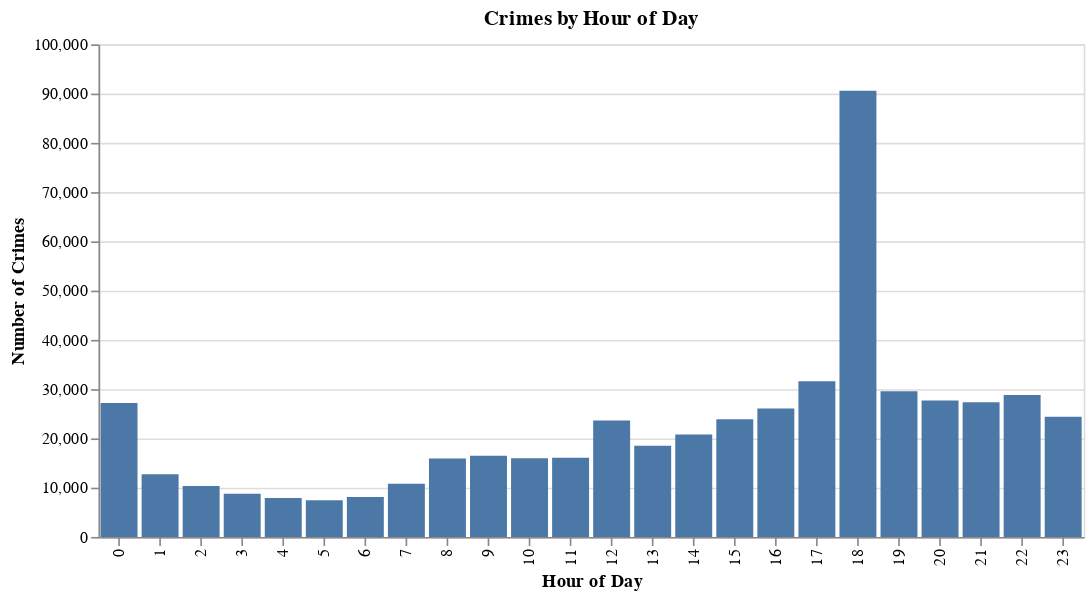

The notebook cell this image was saved under:
### Code cell
alt.Chart(df).mark_bar().encode(
    x=alt.X('HOUR:O', title='Hour of Day'),
    y=alt.Y('count()', title='Number of Crimes'),
).properties(
    title='Crimes by Hour of Day',
    width=600
)

### Figure 1 — Vega specification as saved in the notebook (floating-point values rounded to 4 significant figures)
{"$schema": "https://vega.github.io/schema/vega/v5.json", "data": [{"name": "source_0", "values": [{"HOUR": 16.0, "__count": 26085}, {"HOUR": 15.0, "__count": 23896}, {"HOUR": 11.0, "__count": 16055}, {"HOUR": 17.0, "__count": 31621}, {"HOUR": 20.0, "__count": 27707}, {"HOUR": 12.0, "__count": 23613}, {"HOUR": 4.0, "__count": 7912}, {"HOUR": 9.0, "__count": 16476}, {"HOUR": 18.0, "__count": 90557}, {"HOUR": 19.0, "__count": 29590}, {"HOUR": 1.0, "__count": 12721}, {"HOUR": 8.0, "__count": 15934}, {"HOUR": 2.0, "__count": 10337}, {"HOUR": 10.0, "__count": 15991}, {"HOUR": 6.0, "__count": 8101}, {"HOUR": 13.0, "__count": 18523}, {"HOUR": 23.0, "__count": 24389}, {"HOUR": 0.0, "__count": 27177}, {"HOUR": 14.0, "__count": 20794}, {"HOUR": 22.0, "__count": 28791}, {"HOUR": 21.0, "__count": 27361}, {"HOUR": 5.0, "__count": 7462}, {"HOUR": 7.0, "__count": 10802}, {"HOUR": 3.0, "__count": 8757}]}, {"name": "source_0_x_domain_HOUR", "values": [{"HOUR": 16.0}, {"HOUR": 15.0}, {"HOUR": 11.0}, {"HOUR": 17.0}, {"HOUR": 20.0}, {"HOUR": 12.0}, {"HOUR": 4.0}, {"HOUR": 9.0}, {"HOUR": 18.0}, {"HOUR": 19.0}, {"HOUR": 1.0}, {"HOUR": 8.0}, {"HOUR": 2.0}, {"HOUR": 10.0}, {"HOUR": 6.0}, {"HOUR": 13.0}, {"HOUR": 23.0}, {"HOUR": 0.0}, {"HOUR": 14.0}, {"HOUR": 22.0}, {"HOUR": 21.0}, {"HOUR": 5.0}, {"HOUR": 7.0}, {"HOUR": 3.0}]}, {"name": "source_0_y_domain___count", "values": [{"min": 7462, "max": 90557}]}], "marks": [{"type": "rect", "name": "marks", "from": {"data": "source_0"}, "encode": {"update": {"fill": {"value": "#4c78a8"}, "width": {"signal": "max(0.25, bandwidth('x'))"}, "y2": {"value": 0, "scale": "y"}, "y": {"field": "__count", "scale": "y"}, "x": {"field": "HOUR", "scale": "x"}}}, "style": ["bar"]}], "scales": [{"name": "x", "type": "band", "domain": {"data": "source_0_x_domain_HOUR", "field": "HOUR", "sort": true}, "range": [0, {"signal": "width"}], "paddingInner": 0.1, "paddingOuter": 0.05}, {"name": "y", "type": "linear", "domain": [{"signal": "(data(\"source_0_y_domain___count\")[0] || {}).min"}, {"signal": "(data(\"source_0_y_domain___count\")[0] || {}).max"}], "range": [{"signal": "height"}, 0], "zero": true, "nice": true}], "axes": [{"scale": "y", "grid": true, "aria": false, "labels": false, "maxExtent": 0, "minExtent": 0, "ticks": false, "domain": false, "gridScale": "x", "zindex": 0, "tickCount": {"signal": "ceil(height/40)"}, "orient": "left"}, {"scale": "x", "labelBaseline": "middle", "grid": false, "title": "Hour of Day", "zindex": 0, "labelAngle": 270, "labelAlign": "right", "orient": "bottom"}, {"scale": "y", "zindex": 0, "title": "Number of Crimes", "grid": false, "orient": "left", "labelOverlap": true, "tickCount": {"signal": "ceil(height/40)"}}], "title": {"text": "Crimes by Hour of Day", "frame": "group"}, "background": "white", "width": 600, "height": 300, "style": "cell", "padding": 5}
